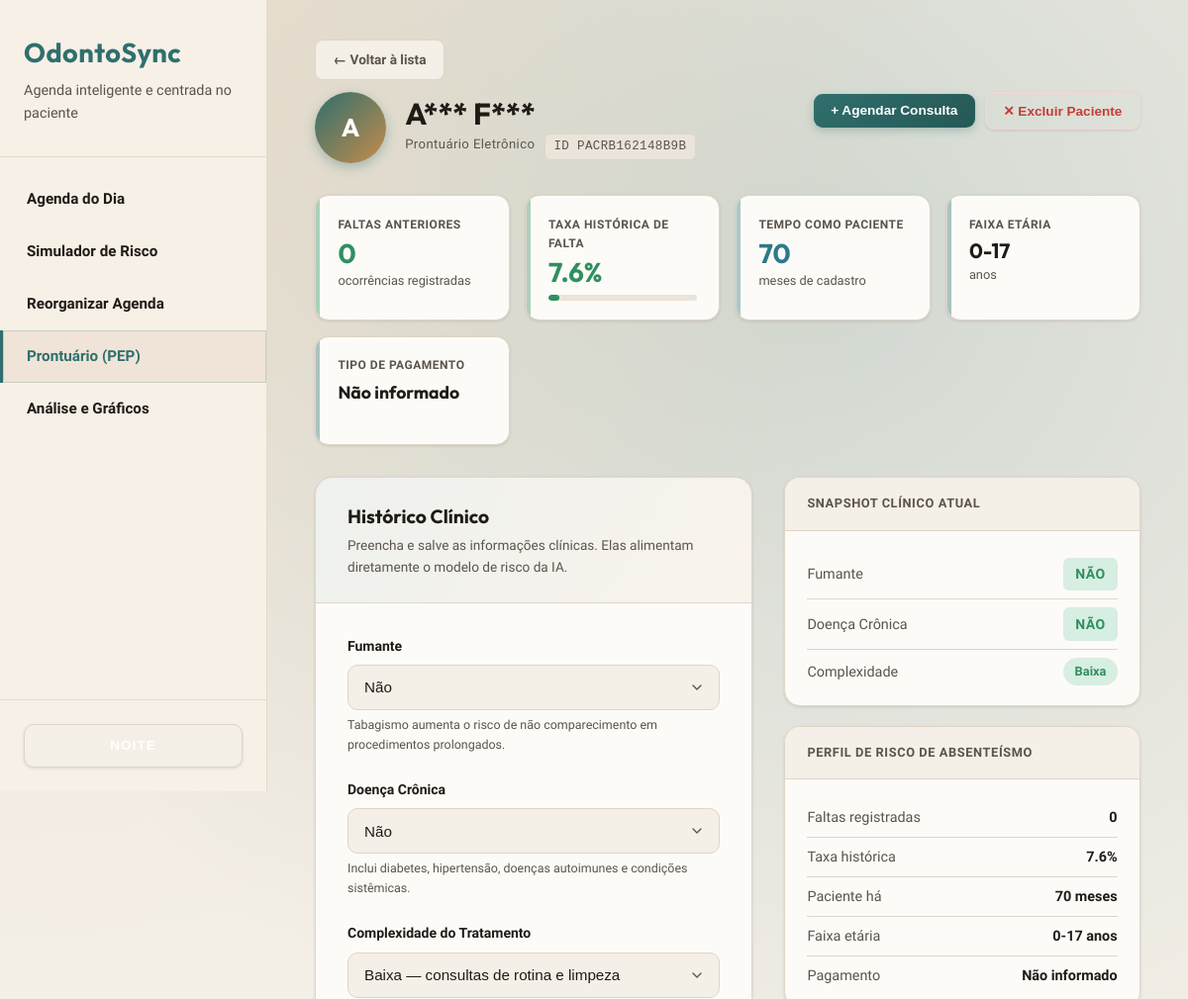
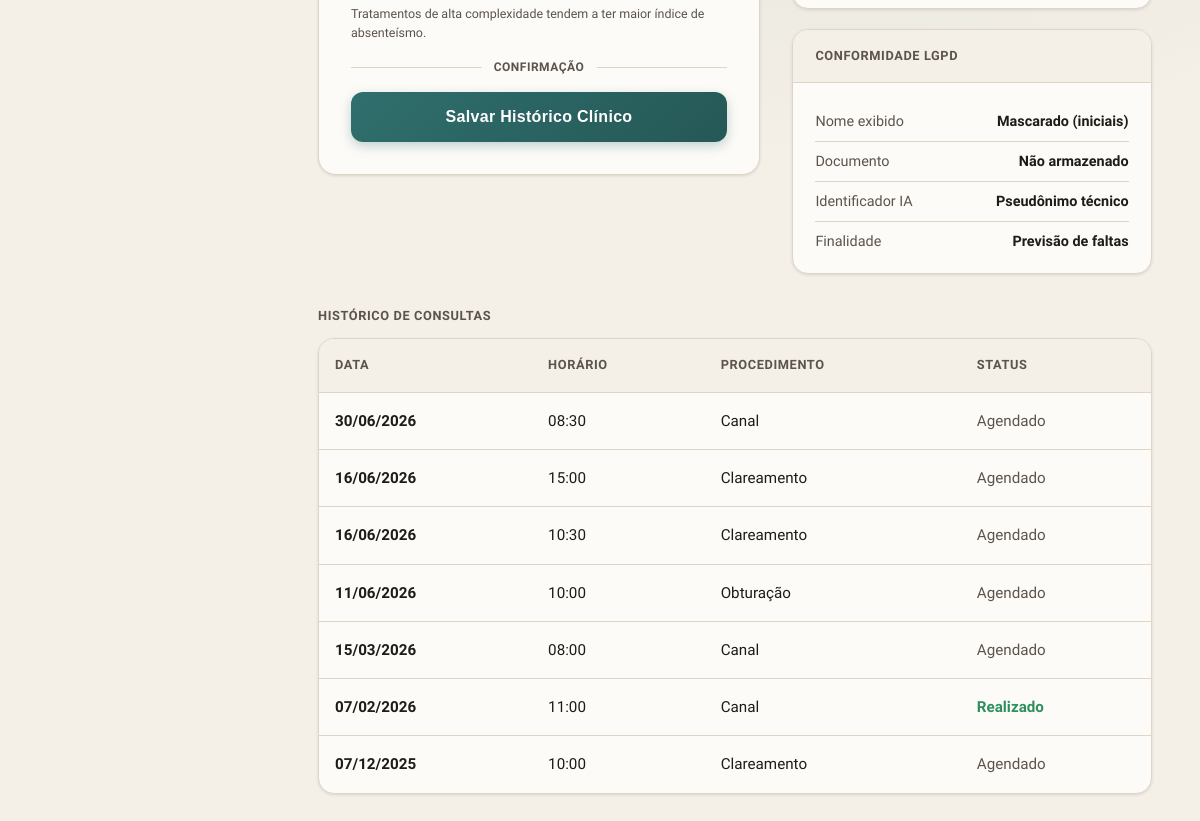
The page /prontuario/PACRB162148B9B on the database its author committed (2 pictures, top to bottom).
### tables this page shows
CREATE TABLE pacientes (
            id TEXT PRIMARY KEY,
            nome TEXT NOT NULL,
            faixa_etaria TEXT NOT NULL,
            tipo_pagamento TEXT NOT NULL,
            faltas_anteriores INTEGER DEFAULT 0,
            taxa_historica REAL DEFAULT 0.0,
            tempo_como_paciente INTEGER DEFAULT 0,
            created_at TIMESTAMP DEFAULT CURRENT_TIMESTAMP,
            updated_at TIMESTAMP DEFAULT CURRENT_TIMESTAMP
        , fumante INTEGER DEFAULT 0, doenca_cronica INTEGER DEFAULT 0, complexidade_tratamento TEXT DEFAULT 'Baixa', photo_url TEXT);

CREATE TABLE consultas (
            id INTEGER PRIMARY KEY AUTOINCREMENT,
            paciente_id TEXT NOT NULL,
            data DATE NOT NULL,
            horario TEXT NOT NULL,
            dia_semana TEXT NOT NULL,
            turno TEXT NOT NULL,
            procedimento TEXT NOT NULL,
            antecedencia_dias INTEGER NOT NULL,
            e_retorno INTEGER DEFAULT 0,
            n_remarcacoes INTEGER DEFAULT 0,
            proximo_feriado INTEGER DEFAULT 0,
            compareceu INTEGER,
            risco_calculado REAL,
            created_at TIMESTAMP DEFAULT CURRENT_TIMESTAMP,
            updated_at TIMESTAMP DEFAULT CURRENT_TIMESTAMP, status_reorganizacao TEXT DEFAULT 'pendente', confirmacao_presenca INTEGER DEFAULT 0, status_atendimento TEXT, condicao_clima TEXT DEFAULT 'ensolarado', temperatura INTEGER DEFAULT 25,
            FOREIGN KEY (paciente_id) REFERENCES pacientes (id)
        );

### app/routes/prontuario.py (the view)
@bp.route('/<paciente_id>', methods=['GET'])
def visualizar_prontuario(paciente_id):
    conn = get_connection()
    cursor = conn.cursor()
    cursor.execute('''
        SELECT id, nome, faixa_etaria, tipo_pagamento, faltas_anteriores,
               taxa_historica, tempo_como_paciente, fumante,
               doenca_cronica, complexidade_tratamento, photo_url
        FROM pacientes
        WHERE id = ?
    ''', (paciente_id,))
    paciente = cursor.fetchone()
    cursor.execute('''
        SELECT id, data, horario, procedimento, status_atendimento, status_reorganizacao, compareceu
        FROM consultas
        WHERE paciente_id = ?
        ORDER BY data DESC, horario DESC
        LIMIT 20
    ''', (paciente_id,))
    consultas = [dict(r) for r in cursor.fetchall()]
    conn.close()
    if not paciente:
        return render_template('error.html',
                               error_code=404,
                               error_message='Paciente não encontrado',
                               error_description='Não foi possível localizar o prontuário solicitado.'), 404
    paciente_dict = dict(paciente)
    paciente_dict['nome_mascarado'] = _mascarar_nome(paciente_dict.get('nome'))
    return render_template('prontuario.html', paciente=paciente_dict, consultas=consultas, active_page='prontuario')

### app/models/database.py (called while the page is built, shortened)
def _ensure_schema(conn):
    global _schema_checked
    if _schema_checked:
        return

def get_connection():
    conn = sqlite3.connect(Config.DATABASE_PATH)
    conn.row_factory = sqlite3.Row  # Permite acessar colunas por nome
    _ensure_schema(conn)
    return conn

### app/routes/prontuario.py (called while the page is built)
def _mascarar_nome(nome):
    partes = [p for p in (nome or '').split() if p]
    if not partes:
        return 'Paciente'
    if len(partes) == 1:
        return f"{partes[0][0]}***"
    return f"{partes[0][0]}*** {partes[-1][0]}***"

### app/templates/prontuario.html (shortened to what this page needs)
{% extends "base.html" %}
{% block content %}
{% set initials = (paciente.nome_mascarado or 'P')[0] | upper %}
{% set taxa_pct = (paciente.taxa_historica * 100) | round(1) %}
{% set taxa_class = 'high' if taxa_pct >= 60 else ('mid' if taxa_pct >= 30 else 'low') %}
{% set comp = paciente.complexidade_tratamento or 'Baixa' %}
<a href="/prontuario/" class="btn-back">← Voltar à lista</a>
<div class="pep-header">
  <div class="pep-identity">
    <div class="pep-avatar" onclick="document.getElementById('foto-upload').click()" title="Clique para trocar a foto">
      {% if paciente.photo_url %}
        <img src="{{ paciente.photo_url }}" alt="Foto" id="pep-avatar-img">
      {% else %}
        <span id="pep-avatar-initials">{{ initials }}</span>
      {% endif %}
    </div>
    <div class="pep-meta">
      <h1>{{ paciente.nome_mascarado }}</h1>
      <p class="pep-id">
        Prontuário Eletrônico
        <span class="id-chip">ID {{ paciente.id }}</span>
      </p>
    </div>
  </div>
  <div style="display:flex; gap:0.6rem; flex-wrap:wrap; align-items:center;">
    <button onclick="abrirModalAgendar()" style="display:inline-flex;align-items:center;gap:0.4rem;padding:0.6rem 1.1rem;background:linear-gradient(135deg,var(--accent-primary),var(--accent-hover));color:#fff;border:none;border-radius:9px;font-size:0.85rem;font-weight:700;cursor:pointer;transition:var(--transition);box-shadow:0 3px 8px rgba(47,111,109,0.3);">
      + Agendar Consulta
    </button>
    <button onclick="excluirPaciente('{{ paciente.id }}', '{{ paciente.nome_mascarado }}')"
      style="display:inline-flex;align-items:center;gap:0.4rem;padding:0.6rem 1.1rem;background:transparent;color:var(--danger);border:1px solid var(--danger-bg);border-radius:9px;font-size:0.85rem;font-weight:700;cursor:pointer;transition:var(--transition);">
      ✕ Excluir Paciente
    </button>
  </div>
</div>
<div class="pep-stats">
  <div class="pep-stat {% if paciente.faltas_anteriores >= 3 %}stat-danger{% elif paciente.faltas_anteriores >= 1 %}stat-warning{% else %}stat-success{% endif %}">
    <div class="s-label">Faltas anteriores</div>
    <div class="s-value">{{ paciente.faltas_anteriores }}</div>
    <div class="s-sub">ocorrências registradas</div>
  </div>
  <div class="pep-stat {% if taxa_pct >= 60 %}stat-danger{% elif taxa_pct >= 30 %}stat-warning{% else %}stat-success{% endif %}">
    <div class="s-label">Taxa histórica de falta</div>
    <div class="s-value">{{ taxa_pct }}%</div>
    <div class="taxa-bar-wrap">
      <div class="taxa-bar-track">
        <div class="taxa-bar-fill {{ taxa_class }}" style="width: {{ [taxa_pct, 100] | min }}%"></div>
      </div>
    </div>
  </div>
  <div class="pep-stat stat-info">
    <div class="s-label">Tempo como paciente</div>
    <div class="s-value">{{ paciente.tempo_como_paciente }}</div>
    <div class="s-sub">meses de cadastro</div>
  </div>
  <div class="pep-stat">
    <div class="s-label">Faixa etária</div>
    <div class="s-value" style="font-size:1.3rem">{{ paciente.faixa_etaria }}</div>
    <div class="s-sub">anos</div>
  </div>
  <div class="pep-stat">
    <div class="s-label">Tipo de pagamento</div>
    <div class="s-value" style="font-size:1.1rem; padding-top: 0.15rem">{{ paciente.tipo_pagamento }}</div>
    <div class="s-sub">&nbsp;</div>
  </div>
</div>
<div class="pep-layout">
  <div class="pep-form-card">
    <div class="pep-form-card-header">
      <h2>Histórico Clínico</h2>
      <p>Preencha e salve as informações clínicas. Elas alimentam diretamente o modelo de risco da IA.</p>
    </div>
    <div class="pep-form-body">
      <form id="pep-form"
            method="POST"
            action="{{ url_for('prontuario.atualizar_prontuario', paciente_id=paciente.id) }}">
        <div class="field-row">
          <label for="fumante">
            Fumante
          </label>
          <select id="fumante" name="fumante" required>
            <option value="0" {% if paciente.fumante | int == 0 %}selected{% endif %}>Não</option>
          </select>
          <p class="field-hint">Tabagismo aumenta o risco de não comparecimento em procedimentos prolongados.</p>
        </div>
        <div class="field-row">
          <label for="doenca_cronica">
            Doença Crônica
          </label>
          <select id="doenca_cronica" name="doenca_cronica" required>
            <option value="0" {% if paciente.doenca_cronica | int == 0 %}selected{% endif %}>Não</option>
          </select>
          <p class="field-hint">Inclui diabetes, hipertensão, doenças autoimunes e condições sistêmicas.</p>
        </div>
        <div class="field-row">
          <label for="complexidade_tratamento">
            Complexidade do Tratamento
          </label>
          <select id="complexidade_tratamento" name="complexidade_tratamento" required>
            <option value="Baixa" {% if comp == 'Baixa' %}selected{% endif %}>Baixa — consultas de rotina e limpeza</option>
          </select>
          <p class="field-hint">Tratamentos de alta complexidade tendem a ter maior índice de absenteísmo.</p>
        </div>
        <div class="section-divider"><span>Confirmação</span></div>
        <button type="submit" class="pep-submit-btn" id="btn-salvar">
          Salvar Histórico Clínico
        </button>
      </form>
    </div>
  </div>
  <div class="pep-info-panel">
    <div class="info-card">
      <div class="info-card-header">Snapshot Clínico Atual</div>
      <div class="info-card-body">
        <div class="info-row">
          <span class="ir-label">Fumante</span>
          <span class="ir-value">
            {% if paciente.fumante | int == 1 %}
              <span class="badge badge-warning">Sim</span>
            {% else %}
              <span class="badge badge-success">Não</span>
            {% endif %}
          </span>
        </div>
        <div class="info-row">
          <span class="ir-label">Doença Crônica</span>
          <span class="ir-value">
            {% if paciente.doenca_cronica | int == 1 %}
              <span class="badge badge-danger">Sim</span>
            {% else %}
              <span class="badge badge-success">Não</span>
            {% endif %}
          </span>
        </div>
        <div class="info-row">
          <span class="ir-label">Complexidade</span>
          <span class="ir-value">
            <span class="complexity-pill {{ comp }}">{{ comp }}</span>
          </span>
        </div>
      </div>
    </div>
    <div class="info-card">
      <div class="info-card-header">Perfil de Risco de Absenteísmo</div>
      <div class="info-card-body">
        <div class="info-row">
          <span class="ir-label">Faltas registradas</span>
          <span class="ir-value">{{ paciente.faltas_anteriores }}</span>
        </div>
        <div class="info-row">
          <span class="ir-label">Taxa histórica</span>
          <span class="ir-value {% if taxa_pct >= 60 %}style="color:var(--danger)"{% endif %}">{{ taxa_pct }}%</span>
        </div>
        <div class="info-row">
          <span class="ir-label">Paciente há</span>
          <span class="ir-value">{{ paciente.tempo_como_paciente }} meses</span>
        </div>
        <div class="info-row">
          <span class="ir-label">Faixa etária</span>
          <span class="ir-value">{{ paciente.faixa_etaria }} anos</span>
        </div>
        <div class="info-row">
          <span class="ir-label">Pagamento</span>
          <span class="ir-value">{{ paciente.tipo_pagamento }}</span>
        </div>
      </div>
    </div>
    <div class="info-card">
      <div class="info-card-header">Conformidade LGPD</div>
      <div class="info-card-body">
        <div class="info-row">
          <span class="ir-label">Nome exibido</span>
          <span class="ir-value">Mascarado (iniciais)</span>
        </div>
        <div class="info-row">
          <span class="ir-label">Documento</span>
          <span class="ir-value">Não armazenado</span>
        </div>
        <div class="info-row">
          <span class="ir-label">Identificador IA</span>
          <span class="ir-value">Pseudônimo técnico</span>
        </div>
        <div class="info-row">
          <span class="ir-label">Finalidade</span>
          <span class="ir-value">Previsão de faltas</span>
        </div>
      </div>
    </div>
  </div>
</div>
{% if consultas %}
<div style="margin-top:2rem;">
  <div style="font-size:0.8rem;font-weight:700;text-transform:uppercase;letter-spacing:0.6px;color:var(--text-secondary);margin-bottom:0.75rem;">Histórico de Consultas</div>
  <div class="table-container">
    <table>
      <thead>
        <tr>
          <th>Data</th>
          <th>Horário</th>
          <th>Procedimento</th>
          <th>Status</th>
        </tr>
      </thead>
      <tbody>
        {% for c in consultas %}
        <tr id="pep-consult-{{ c.id }}">
          <td><strong>{{ c.data[8:10] }}/{{ c.data[5:7] }}/{{ c.data[0:4] }}</strong></td>
          <td>{{ c.horario }}</td>
          <td>{{ c.procedimento }}</td>
          <td>
            {% if c.compareceu == 1 %}
              <span style="color:var(--success);font-weight:700;">Realizado</span>
            {% elif c.compareceu == 0 and c.status_atendimento %}
              <span style="color:var(--danger);font-weight:700;">Falta</span>
            {% elif c.status_reorganizacao == 'ficticio' %}
              <span style="color:var(--info);font-weight:600;">Demo</span>
            {% else %}
              <span style="color:var(--text-secondary);font-weight:500;">Agendado</span>
            {% endif %}
          </td>
        </tr>
        {% endfor %}
      </tbody>
    </table>
  </div>
</div>
{% endif %}
{% endblock %}

### app/static/css/style.css (style rules this page uses)
:root { --bg-primary: #fdfbf8; --bg-secondary: #f4efe7; --bg-tertiary: #ebe4da; --text-primary: #1f1b16; --text-secondary: #5c544b; --border-color: #dfd5c7; --accent-primary: #2f6f6d; --accent-hover: #255856; --accent-secondary: #c58c4b; --danger: #c43c35; --danger-bg: #f6d6d1; --warning: #d29a32; --warning-bg: #f7ebcf; --success: #2f8f5f; --success-bg: #d7eee2; --info: #2c7a8a; --info-bg: #d4ecf0; --sidebar-bg: #f6f0e7; --sidebar-border: #e5dacb; --sidebar-text: var(--text-primary); --sidebar-hover: #efe4d7; --shadow-sm: 0 1px 3px rgba(31, 27, 22, 0.12); --shadow-md: 0 8px 16px rgba(31, 27, 22, 0.12); --shadow-lg: 0 16px 32px rgba(31, 27, 22, 0.16); --font-heading: 'Outfit', 'Helvetica Neue', Arial, sans-serif; --font-body: 'Source Sans 3', 'Helvetica Neue', Arial, sans-serif; --font-mono: 'Outfit', monospace; --transition: color 0.2s ease, background-color 0.2s ease, border-color 0.2s ease, box-shadow 0.2s ease, transform 0.2s ease; }
* { margin: 0; padding: 0; box-sizing: border-box; }
body { font-family: var(--font-body); background-color: var(--bg-secondary); color: var(--text-primary); line-height: 1.6; display: flex; min-height: 100vh; transition: background-color 0.2s ease, color 0.2s ease; background-image: radial-gradient(circle at top left, rgba(197, 140, 75, 0.18), transparent 45%), radial-gradient(circle at 70% 15%, rgba(47, 111, 109, 0.18), transparent 50%); }
.table-container { background-color: var(--bg-primary); border-radius: 16px; border: 1px solid var(--border-color); overflow: hidden; box-shadow: var(--shadow-sm); }
table { width: 100%; border-collapse: collapse; }
thead { background-color: var(--bg-secondary); border-bottom: 1px solid var(--border-color); }
th { padding: 1rem; text-align: left; font-weight: 700; font-size: 0.8rem; color: var(--text-secondary); text-transform: uppercase; letter-spacing: 0.6px; }
td { padding: 1rem; border-bottom: 1px solid var(--border-color); color: var(--text-primary); font-size: 0.95rem; }
tr:last-child td { border-bottom: none; }
tbody tr { transition: var(--transition); }
.badge { display: inline-block; padding: 0.35rem 0.75rem; border-radius: 6px; font-size: 0.875rem; font-weight: 600; text-transform: uppercase; letter-spacing: 0.5px; }
.badge-success { background-color: var(--success-bg); color: var(--success); }
label { display: block; font-size: 0.875rem; font-weight: 600; color: var(--text-primary); margin-bottom: 0.5rem; }
input[type="text"], input[type="number"], input[type="email"], select { width: 100%; padding: 0.85rem 1rem; background-color: var(--bg-secondary); border: 1px solid var(--border-color); border-radius: 10px; font-size: 0.95rem; color: var(--text-primary); transition: var(--transition); }
button { padding: 0.9rem 2rem; background-color: var(--accent-primary); color: white; border: none; border-radius: 10px; font-size: 0.95rem; font-weight: 600; cursor: pointer; transition: var(--transition); box-shadow: var(--shadow-sm); }
.stats-grid .stat-card, .cards-grid .card, .table-container, .result-card, .form-container, .grafico { animation: rise-in 0.5s ease both; }

### rows shown on the page
pacientes: id "PACRB162148B9B", faltas_anteriores "0", tempo_como_paciente "70", faixa_etaria "0-17", tipo_pagamento "Não informado", fumante "Não", doenca_cronica "Não", complexidade_tratamento "Baixa — consultas de rotina e limpeza", complexidade_tratamento "Baixa"
consultas: data "15", data "03", data "2026", horario "08:00", procedimento "Canal", compareceu "Agendado"
consultas: data "07", data "02", data "2026", horario "11:00", procedimento "Canal", compareceu "Realizado"
consultas: data "07", data "12", data "2025", horario "10:00", procedimento "Clareamento", compareceu "Agendado"

### other values the page prints
{{ initials }} "A"
{{ paciente.nome_mascarado }} "A*** F***"
{{ taxa_pct }} "7.6"
{{ c.data[8:10] }} "30" "16" "16" "11"
{{ c.data[5:7] }} "06" "06" "06" "06"
{{ c.data[0:4] }} "2026" "2026" "2026" "2026"
{{ c.horario }} "08:30" "15:00" "10:30" "10:00"
{{ c.procedimento }} "Canal" "Clareamento" "Clareamento" "Obturação"
